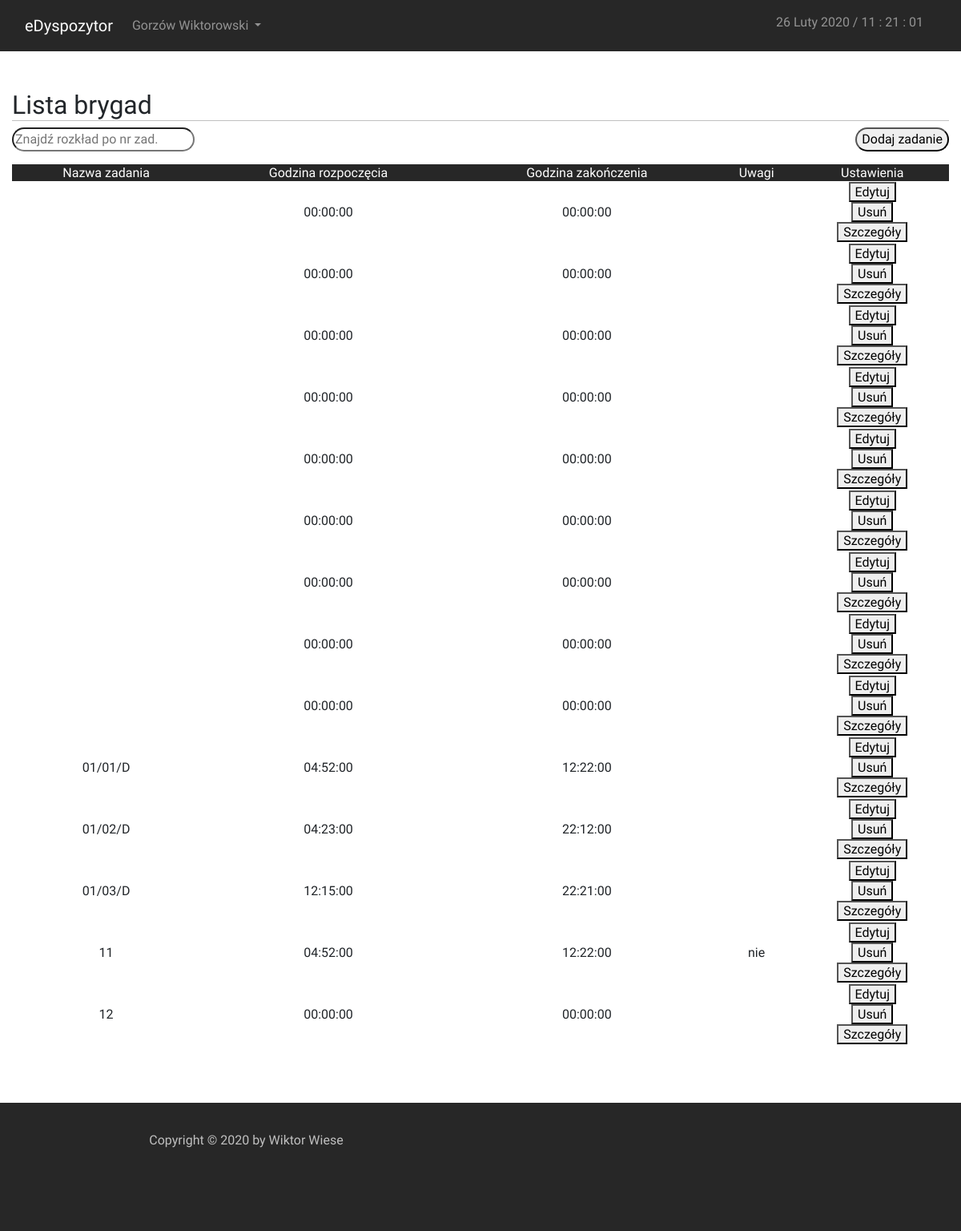
The app's page /index_user.php?page=timetables (signed in) with its own data.
### tables this page shows
CREATE TABLE `timetable` (
  `id` int(11) NOT NULL,
  `miasto` int(11) NOT NULL,
  `nazwa_zm` text,
  `godz_roz` time DEFAULT NULL,
  `godz_zak` time DEFAULT NULL,
  `rodzaj` text,
  `obsluga` text NOT NULL,
  `uwagi` longtext
);

### index_user.php (called while the page is built)
<?php
    include("./layout/header.php");
    $toInclude = isset($_GET['page']) ? $_GET['page']:"main";
    include("./pages/user/$toInclude.php");
    include("./layout/footer.php");
?>

### pages/user/timetables.php (the view, shortened to what this page needs)
<main>
    <?php
        require_once("scripts/php/db_connect.php");
        $connect = new mysqli($host, $db_user, $db_password, $db_name);
        $miasto = $_SESSION['access'];
    ?>
    <div class="container-fluid"><br/><br/>
        <H2 class="headline">Lista brygad</H2>
        <div class="messages__bar__left">
            <form id="form">
                <input type="text" id="search_timetables" name="search_timetable" placeholder="Znajdź rozkład po nr zad."/>
            </form>
        </div>
        <div class="messages__bar">
            <button class="button" data-toggle="modal" data-target="#modal-add-timetable">Dodaj zadanie</button>
        </div>
        <div id="timetable" class="result">
            <?php
                    if ($result = @$connect->query("SELECT * FROM `timetable` WHERE `miasto` LIKE '$miasto' ORDER BY `nazwa_zm`"))
                        {
                            echo "<table>
                            <tr class='main'>
                                <td>Nazwa zadania</td>
                                <td>Godzina rozpoczęcia</td>
                                <td>Godzina zakończenia</td>
                                <td>Uwagi</td>
                                <td>Ustawienia</td>
                            </tr>";
                            $users = $result->num_rows;
                            if($users>0)
                            {
                                while($row = $result->fetch_array())
                                {
                                    echo "<tr>
                                        <td>".$row['nazwa_zm']."</td>
                                        <td>".$row['godz_roz']."</td>
                                        <td>".$row['godz_zak']."</td>
                                        <td>".$row['uwagi']."</td>
                                        <td><button data-toggle='modal' data-target='#modal-edit-timetable' data-idedit='".$row['id']."'>Edytuj</button><br/><button>Usuń</button><br/><button>Szczegóły</button></td>
                                    </tr>";
                                }
                            }
                            echo "</table><br/>";
                        }
                ?>
        </div>
    <br/><br/></div>
</main>

### layout/header.php (shortened to what this page needs)
<html>
    <head>
        <link rel="stylesheet" type="text/css" href="./styles/style_main.css">
        <link rel="stylesheet" type="text/css" href="./styles/style_pages.css">
        <link rel="stylesheet" type="text/css" href="./styles/bootstrap/bootstrap.min.css">
    </head>
    <body>
        <header>
            <div class="col-sm-12">
                <nav class="navbar navbar-expand navbar-dark">
                    <a class="navbar-brand" href="<?php
                        if($_SESSION['access']=="1")
                        {
                            echo "index_admin.php";
                        }
                        if($_SESSION['access'] == "2")
                        {
                            echo "index_user.php";
                        }
                        if($_SESSION['access'] == "3")
                        {
                            echo "index_user.php";
                        }
                        if($_SESSION['access'] == "4")
                        {
                            echo "index_user.php";
                        }
                        if($_SESSION['access'] == "5")
                        {
                            echo "index_user.php";
                        }
                    ?>">eDyspozytor</a>
                    <div class="collapse navbar-collapse">
                        <ul class="navbar-nav mr-auto">
                            <li class="nav-item dropdown">
                                <a class="nav-link dropdown-toggle" data-toggle="dropdown" role="button" aria-haspopup="true" aria-expanded="false" href="#">
                                <?php
                                    require_once('./scripts/php/header.php');
                                ?>
                                <span class="caret"></span></a>
                            </li>
                        </ul>
                    </div>
                    <span class="navbar text">
					    <label id="label-time"></label>
                    </span>
                </nav>
            </div>
        </header>

### scripts/php/header.php (shortened to what this page needs)
<?php
    if($_SESSION['access'] == '2')
    {
        echo "Gorzów Wiktorowski";
    }
?>

### layout/footer.php
<footer class="footer-distributed">
    <div class="container-fluid">
        <div class="footer__left col-md-6 col-sm-12">
            <p>Copyright &copy <?php
                $year = date("Y");
                if($year == '2020')
                {
                    echo $year;
                } else {
                    echo "2020 - ".$year;
                }
            ?>
            by <a href="http://wiktorwiese.000webhostapp.com/">Wiktor Wiese</a></p>
        </div>
        <div class="footer__right col-md-6 col-sm-12">
        </div>
    </div>
</footer>

### styles/style_main.css (style rules this page uses)
body { font-family: 'Raleway', sans-serif !important; background: #272727 !important; }
header { width: 100%; }
.headline { border-bottom: 1px solid silver; }

### styles/style_pages.css (style rules this page uses)
header, footer { background: #272727; }
main { background: white; }
.text { color: rgba(255,255,255,.5)!important; }
footer { height: 20%; color: silver; }
.footer__left { width: 50%; height: auto; float: left; padding-top: 3%; text-align: center; }
footer .col-sm-12 { height: 25%; }
.footer__left a { text-decoration: none; color: silver; }
.footer__right { width: 50%; height: auto; float: right; text-align: center; padding-top: 2%; font-size: 30px; text-decoration: none; }
table, tr, td { text-align: center; width: inherit; }
table .main { color: white !important; background: #272727 !important; }
input { border-radius: 20px; }
.button { border-radius: 20px; }
.messages__bar { text-align: right; }
.messages__bar__left { float: left; }
.result { width: 100%; }

### records on screen
timetable: godz_roz "00:00:00", godz_zak "00:00:00"
timetable: godz_roz "00:00:00", godz_zak "00:00:00"
timetable: godz_roz "00:00:00", godz_zak "00:00:00"
timetable: godz_roz "00:00:00", godz_zak "00:00:00"
timetable: godz_roz "00:00:00", godz_zak "00:00:00"
timetable: godz_roz "00:00:00", godz_zak "00:00:00"
timetable: godz_roz "00:00:00", godz_zak "00:00:00"
timetable: godz_roz "00:00:00", godz_zak "00:00:00"
timetable: godz_roz "00:00:00", godz_zak "00:00:00"
timetable: nazwa_zm "01/01/D", godz_roz "04:52:00", godz_zak "12:22:00"
timetable: nazwa_zm "01/02/D", godz_roz "04:23:00", godz_zak "22:12:00"
timetable: nazwa_zm "01/03/D", godz_roz "12:15:00", godz_zak "22:21:00"
timetable: nazwa_zm "11", godz_roz "04:52:00", godz_zak "12:22:00", uwagi "nie"
timetable: nazwa_zm "12", godz_roz "00:00:00", godz_zak "00:00:00"
